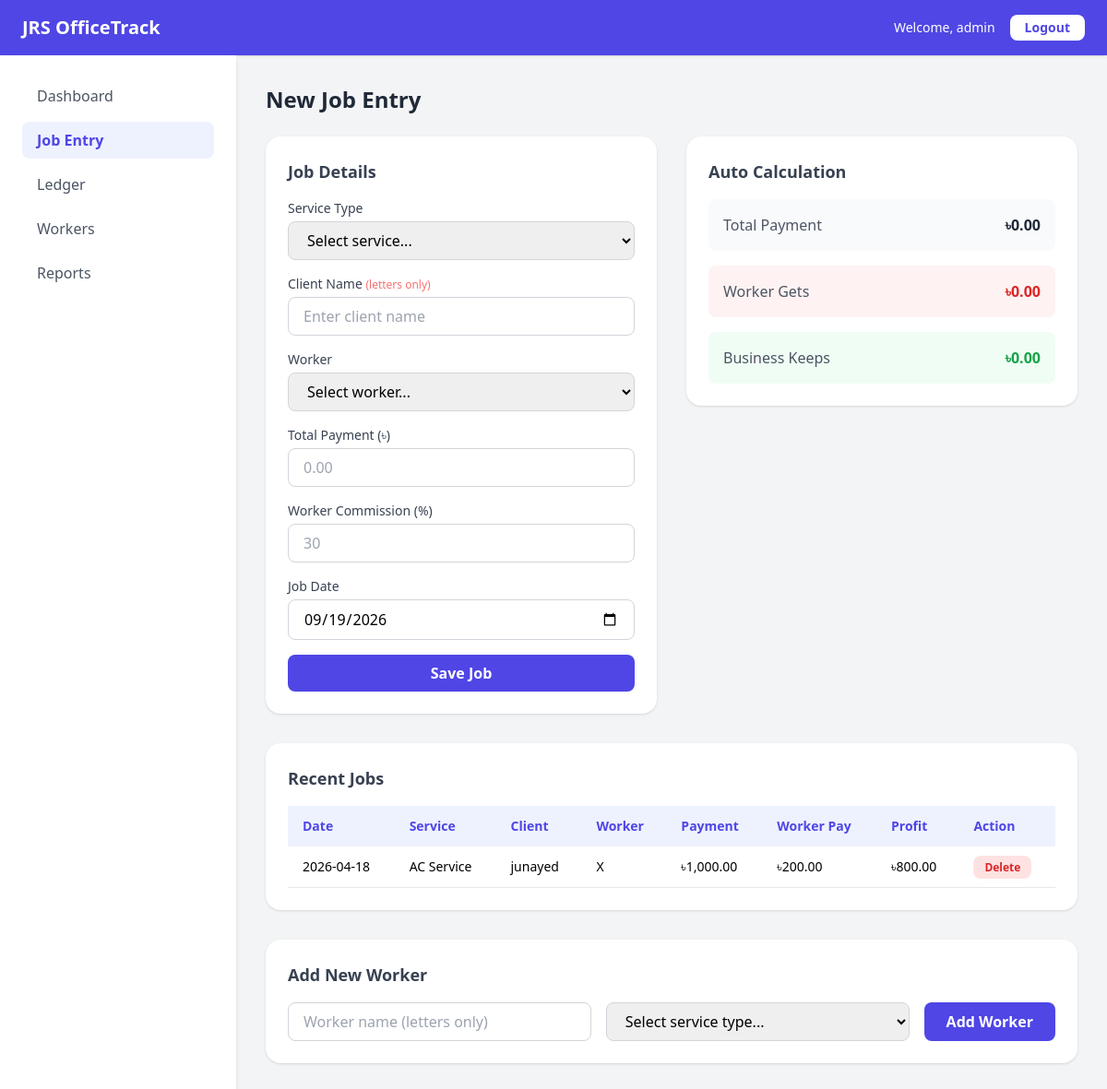
/job_entry.php (signed in), run on the app's committed database.
### tables this page shows
CREATE TABLE `jobs` (
  `id` int(11) NOT NULL,
  `service_type` varchar(100) NOT NULL,
  `client_name` varchar(100) NOT NULL,
  `worker_id` int(11) DEFAULT NULL,
  `total_payment` decimal(10,2) NOT NULL,
  `commission_percent` decimal(5,2) NOT NULL,
  `worker_pay` decimal(10,2) NOT NULL,
  `business_profit` decimal(10,2) NOT NULL,
  `job_date` date NOT NULL,
  `created_at` timestamp NOT NULL DEFAULT current_timestamp()
);

CREATE TABLE `workers` (
  `id` int(11) NOT NULL,
  `worker_name` varchar(100) NOT NULL,
  `service_type` varchar(100) NOT NULL,
  `total_jobs` int(11) DEFAULT 0,
  `total_paid` decimal(10,2) DEFAULT 0.00,
  `created_at` timestamp NOT NULL DEFAULT current_timestamp()
);

### job_entry.php (the view, shortened to what this page needs)
<?php
require_once 'includes/db.php';
?>
<!DOCTYPE html>
<html lang="en">
<head>
    <script src="https://cdn.tailwindcss.com"></script>
</head>
<body class="bg-gray-100 min-h-screen">
    <nav class="bg-indigo-600 text-white px-6 py-4 flex justify-between items-center shadow">
        <h1 class="text-xl font-bold">JRS OfficeTrack</h1>
        <div class="flex items-center gap-4">
            <span class="text-sm">Welcome, <?= $_SESSION['admin'] ?></span>
            <a href="logout.php" class="bg-white text-indigo-600 text-sm font-semibold px-4 py-1 rounded-lg hover:bg-gray-100">Logout</a>
        </div>
    </nav>
    <div class="flex">
        <aside class="w-64 bg-white shadow-md min-h-screen p-6">
            <nav class="space-y-2">
                <a href="dashboard.php" class="block px-4 py-2 rounded-lg text-gray-600 hover:bg-indigo-50 hover:text-indigo-600">Dashboard</a>
                <a href="job_entry.php" class="block px-4 py-2 rounded-lg bg-indigo-50 text-indigo-600 font-semibold">Job Entry</a>
                <a href="ledger.php" class="block px-4 py-2 rounded-lg text-gray-600 hover:bg-indigo-50 hover:text-indigo-600">Ledger</a>
                <a href="workers.php" class="block px-4 py-2 rounded-lg text-gray-600 hover:bg-indigo-50 hover:text-indigo-600">Workers</a>
                <a href="reports.php" class="block px-4 py-2 rounded-lg text-gray-600 hover:bg-indigo-50 hover:text-indigo-600">Reports</a>
            </nav>
        </aside>
        <main class="flex-1 p-8">
            <h2 class="text-2xl font-bold text-gray-800 mb-6">New Job Entry</h2>
            <div class="grid grid-cols-1 lg:grid-cols-2 gap-8">
                <div class="bg-white rounded-2xl shadow p-6">
                    <h3 class="text-lg font-bold text-gray-700 mb-4">Job Details</h3>
                    <form method="POST">
                        <div class="mb-4">
                            <label class="block text-sm font-medium text-gray-700 mb-1">Service Type</label>
                            <select name="service_type" required class="w-full border border-gray-300 rounded-lg px-4 py-2 focus:outline-none focus:ring-2 focus:ring-indigo-500">
                                <option value="">Select service...</option>
                            </select>
                        </div>
                        <div class="mb-4">
                            <label class="block text-sm font-medium text-gray-700 mb-1">Client Name <span class="text-red-400 text-xs">(letters only)</span></label>
                            <input type="text" name="client_name" required
                                pattern="[a-zA-Z\s]+"
                                title="Client name must contain letters only"
                                class="w-full border border-gray-300 rounded-lg px-4 py-2 focus:outline-none focus:ring-2 focus:ring-indigo-500"
                                placeholder="Enter client name">
                        </div>
                        <div class="mb-4">
                            <label class="block text-sm font-medium text-gray-700 mb-1">Worker</label>
                            <select name="worker_id" required class="w-full border border-gray-300 rounded-lg px-4 py-2 focus:outline-none focus:ring-2 focus:ring-indigo-500">
                                <option value="">Select worker...</option>
                            </select>
                        </div>
                        <div class="mb-4">
                            <label class="block text-sm font-medium text-gray-700 mb-1">Total Payment (&#2547;)</label>
                            <input type="number" name="total_payment" id="total_payment" required step="0.01" min="1"
                                class="w-full border border-gray-300 rounded-lg px-4 py-2 focus:outline-none focus:ring-2 focus:ring-indigo-500"
                                placeholder="0.00" oninput="calculate()">
                        </div>
                        <div class="mb-4">
                            <label class="block text-sm font-medium text-gray-700 mb-1">Worker Commission (%)</label>
                            <input type="number" name="commission_percent" id="commission" required step="0.01" min="0" max="100"
                                class="w-full border border-gray-300 rounded-lg px-4 py-2 focus:outline-none focus:ring-2 focus:ring-indigo-500"
                                placeholder="30" oninput="calculate()">
                        </div>
                        <div class="mb-4">
                            <label class="block text-sm font-medium text-gray-700 mb-1">Job Date</label>
                            <input type="date" name="job_date" required
                                value="<?= date('Y-m-d') ?>"
                                class="w-full border border-gray-300 rounded-lg px-4 py-2 focus:outline-none focus:ring-2 focus:ring-indigo-500">
                        </div>
                        <button type="submit" name="save_job"
                            class="w-full bg-indigo-600 hover:bg-indigo-700 text-white font-semibold py-2 rounded-lg transition duration-200">
                            Save Job
                        </button>
                    </form>
                </div>
                <div class="bg-white rounded-2xl shadow p-6 h-fit">
                    <h3 class="text-lg font-bold text-gray-700 mb-4">Auto Calculation</h3>
                    <div class="space-y-4">
                        <div class="bg-gray-50 rounded-lg p-4 flex justify-between items-center">
                            <span class="text-gray-600">Total Payment</span>
                            <span class="font-bold text-gray-800">&#2547;<span id="show_total">0.00</span></span>
                        </div>
                        <div class="bg-red-50 rounded-lg p-4 flex justify-between items-center">
                            <span class="text-gray-600">Worker Gets</span>
                            <span class="font-bold text-red-600">&#2547;<span id="show_worker">0.00</span></span>
                        </div>
                        <div class="bg-green-50 rounded-lg p-4 flex justify-between items-center">
                            <span class="text-gray-600">Business Keeps</span>
                            <span class="font-bold text-green-600">&#2547;<span id="show_business">0.00</span></span>
                        </div>
                    </div>
                </div>
            </div>
            <div class="bg-white rounded-2xl shadow p-6 mt-8">
                <h3 class="text-lg font-bold text-gray-700 mb-4">Recent Jobs</h3>
                <?php
                $jobs = $pdo->query("SELECT j.*, w.worker_name FROM jobs j
                    LEFT JOIN workers w ON j.worker_id = w.id
                    ORDER BY j.created_at DESC LIMIT 10")->fetchAll();
                ?>
                <?php if(count($jobs) > 0): ?>
                <table class="w-full text-sm text-left">
                    <thead class="bg-indigo-50 text-indigo-600">
                        <tr>
                            <th class="px-4 py-3">Date</th>
                            <th class="px-4 py-3">Service</th>
                            <th class="px-4 py-3">Client</th>
                            <th class="px-4 py-3">Worker</th>
                            <th class="px-4 py-3">Payment</th>
                            <th class="px-4 py-3">Worker Pay</th>
                            <th class="px-4 py-3">Profit</th>
                            <th class="px-4 py-3">Action</th>
                        </tr>
                    </thead>
                    <tbody>
                        <?php foreach($jobs as $job): ?>
                        <tr class="border-b hover:bg-gray-50">
                            <td class="px-4 py-3"><?= $job['job_date'] ?></td>
                            <td class="px-4 py-3"><?= $job['service_type'] ?></td>
                            <td class="px-4 py-3"><?= htmlspecialchars($job['client_name']) ?></td>
                            <td class="px-4 py-3"><?= htmlspecialchars($job['worker_name']) ?></td>
                            <td class="px-4 py-3">&#2547;<?= number_format($job['total_payment'], 2) ?></td>
                            <td class="px-4 py-3">&#2547;<?= number_format($job['worker_pay'], 2) ?></td>
                            <td class="px-4 py-3">&#2547;<?= number_format($job['business_profit'], 2) ?></td>
                            <td class="px-4 py-3">
                                <a href="?delete_job=<?= $job['id'] ?>"
                                    onclick="return confirm('Delete this job? This will reverse the account balance!')"
                                    class="bg-red-100 text-red-600 hover:bg-red-200 px-3 py-1 rounded-lg text-xs font-semibold">
                                    Delete
                                </a>
                            </td>
                        </tr>
                        <?php endforeach; ?>
                    </tbody>
                </table>
                <?php else: ?>
                <p class="text-gray-400 text-sm">No jobs recorded yet.</p>
                <?php endif; ?>
            </div>
            <div class="bg-white rounded-2xl shadow p-6 mt-8">
                <h3 class="text-lg font-bold text-gray-700 mb-4">Add New Worker</h3>
                <form method="POST" action="add_worker.php" class="flex gap-4 flex-wrap">
                    <input type="text" name="worker_name" required
                        pattern="[a-zA-Z\s]+"
                        title="Worker name must contain letters only"
                        placeholder="Worker name (letters only)"
                        class="flex-1 border border-gray-300 rounded-lg px-4 py-2 focus:outline-none focus:ring-2 focus:ring-indigo-500">
                    <select name="service_type" required
                        class="flex-1 border border-gray-300 rounded-lg px-4 py-2 focus:outline-none focus:ring-2 focus:ring-indigo-500">
                        <option value="">Select service type...</option>
                    </select>
                    <button type="submit"
                        class="bg-indigo-600 hover:bg-indigo-700 text-white font-semibold px-6 py-2 rounded-lg transition duration-200">
                        Add Worker
                    </button>
                </form>
            </div>
        </main>
    </div>
</body>
</html>

### data on the page
jobs: job_date "2026-04-18", service_type "AC Service", client_name "junayed", worker.worker_name "X", total_payment "1,000.00", worker_pay "200.00", business_profit "800.00"

### other printed values
$_SESSION['admin'] "admin"
